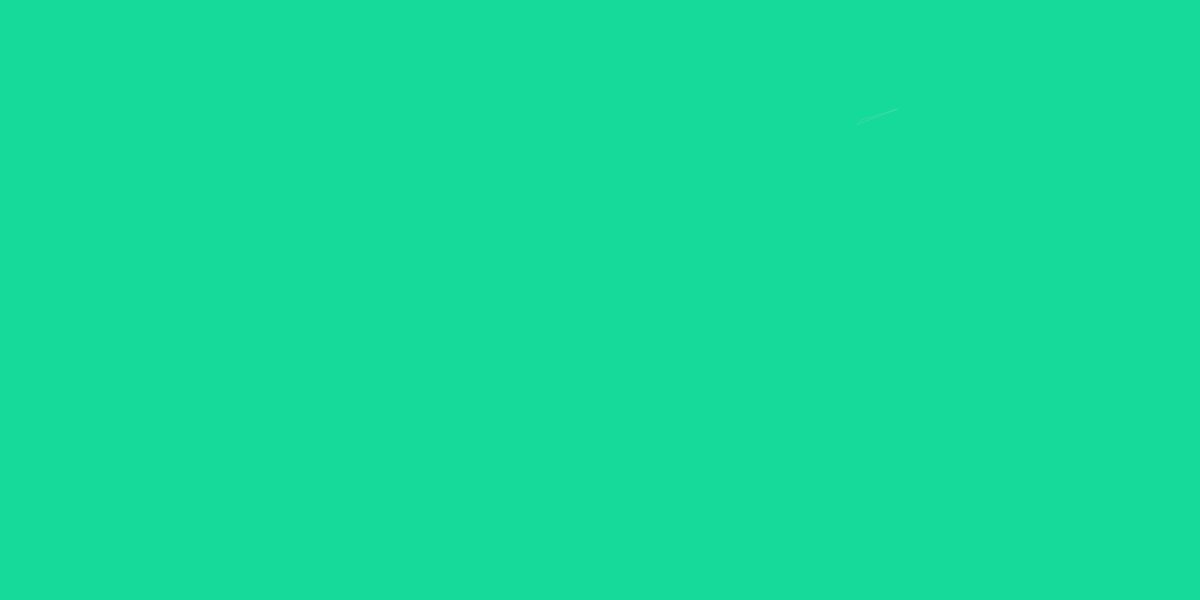
Frame 1 (no input)
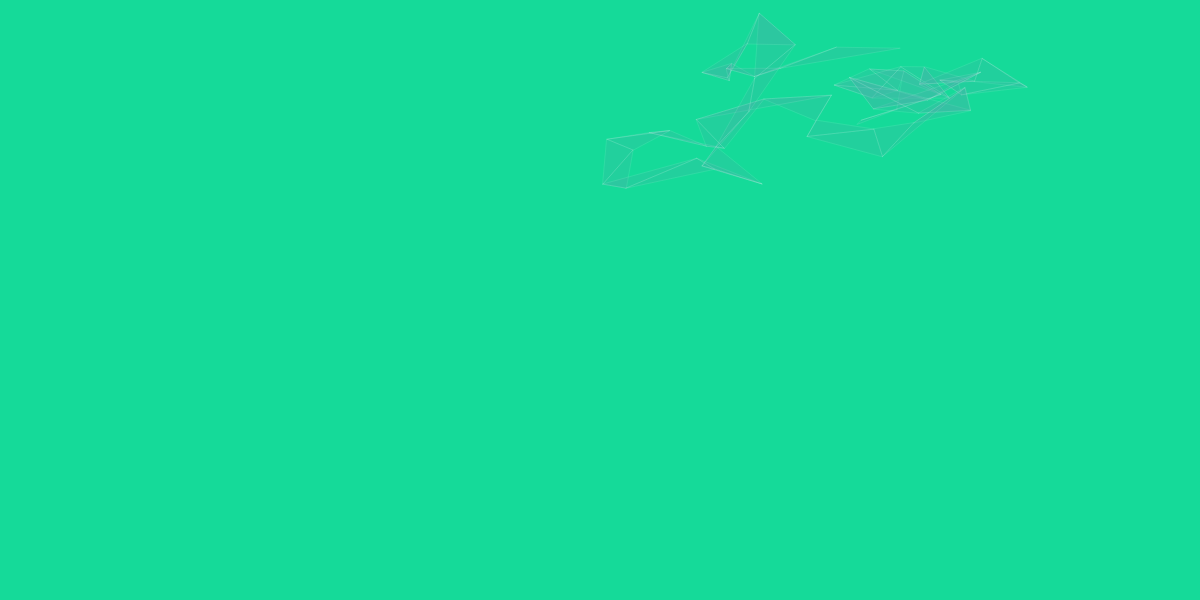
Frame 60 (no input)
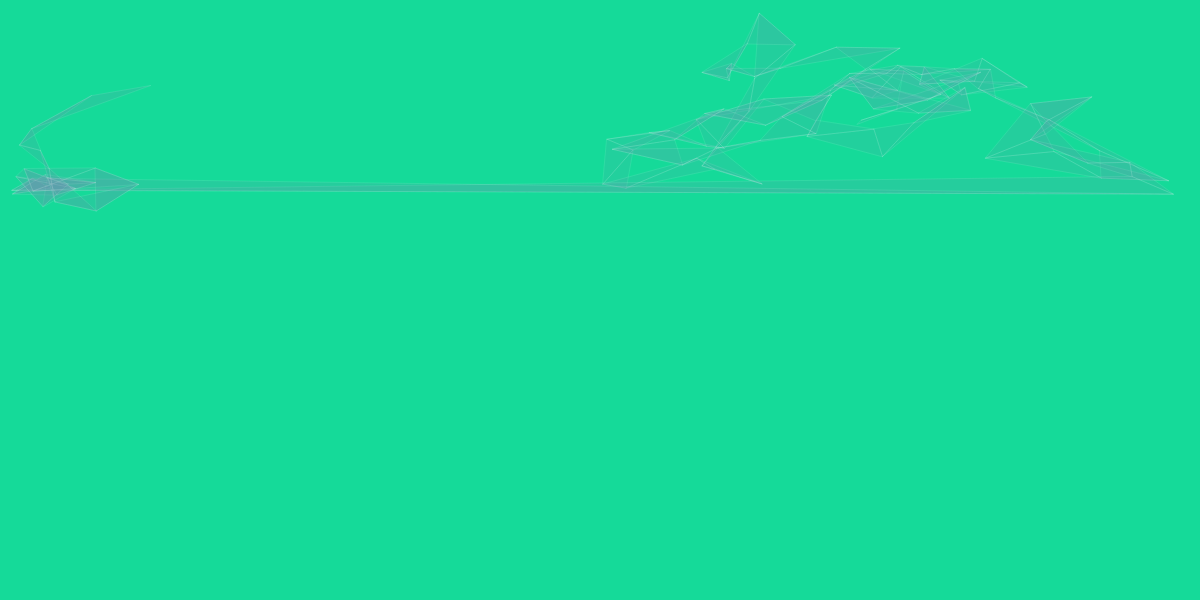
Frame 120 (the mouse pressed at the canvas centre since frame 60)

The p5.js sketch that drew these frames (run headless with seeded random() and noise() and a simulated clock; from frame 60 on, the mouse is pressed at the canvas centre):

// p5.js sketch
// ── sketch.js
//establish universal variables
let bgColor;
let centerX, centerY;
//create object
let triangleString = {};
pos1x = 100;
pos1y = 100;
pos2x = 200;
pos2y = 200;
pos3x = 0;
pos3y = 0;
let multMax = 0.06;
let multDelta;
let mult;
let bluefill = 255;
let alphaAmt = 20;
let alphaNoise;

//create setup and create the canvas as well background
function setup() {
    bgColor = color(21, 218, 153);
    createCanvas(windowWidth, 600);
    background(bgColor);

//create starting position
    pos1x = random(width);
    pos1y = random(height);
    pos2x = pos1x + 4;
    pos2y = pos1y - 4;
}

//start draw function
function draw() {

    centerX = width * 0.5;
    centerY = height * 0.5;

    multDelta = noise(0.01 * frameCount + pow(2, 8));
    multDelta = map(multDelta, 0, 1, -0.0001, 0.0001);
    multMax = constrain(multMax + multDelta, 0.005, 0.2);
    mult = random(-multMax, multMax);
    pos3x = abs(((width * mult) + pos2x) % width);
    mult = random(-multMax, multMax);
    pos3y = abs(((height * mult) + pos2y) % height);
    mult = noise(frameCount * 0.001) * 255;
    bluefill = constrain(mult, 0, 255);

//create the actual triangle
    stroke(255, 25);
    alphaNoise = noise(0.1 * frameCount + 1000);
    alphaNoise = map(alphaNoise, 0, 1, -2, 2);
    alphaAmt += alphaNoise;
    alphaAmt = constrain(alphaAmt, 100, 150);
    fill(255 - bluefill, bluefill, 175, 50);
    triangle(pos1x, pos1y, pos2x, pos2y, pos3x, pos3y);
      pos1x = pos2x;
      pos1y = pos2y;
      pos2x = pos3x;
      pos2y = pos3y;
}
